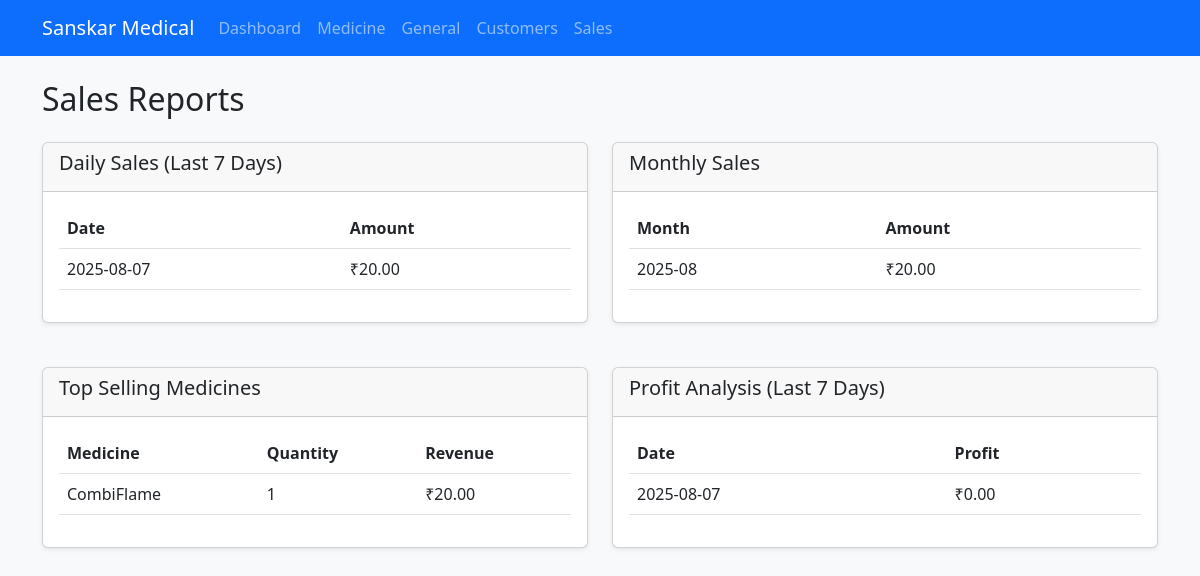
The app's page /reports/sales with its own data.
### tables this page shows
CREATE TABLE medicines (
            id INTEGER PRIMARY KEY AUTOINCREMENT,
            name TEXT NOT NULL,
            batch_number TEXT UNIQUE NOT NULL,
            company TEXT NOT NULL,
            quantity INTEGER NOT NULL,
            price REAL NOT NULL,
            cost_price REAL NOT NULL,
            supplier TEXT,
            expiry_date DATE NOT NULL,
            mfg_date DATE,
            date_added TIMESTAMP DEFAULT CURRENT_TIMESTAMP,
            general BOOL DEFAULT FALSE,
            is_strip BOOL DEFAULT FALSE,          
            units_per_strip INTEGER DEFAULT 1,    
            single_unit_price REAL               
            );

### app.py (the view)
@app.route('/reports/sales')
def sales_reports():
    with get_db_connection() as conn:
        cursor = conn.cursor()
        cursor.execute('''
            SELECT date(date) as day, SUM(total_amount) as total
            FROM sales
            GROUP BY day
            ORDER BY day DESC
            LIMIT 7
        ''')
        daily_sales = cursor.fetchall()
        cursor.execute('''
            SELECT strftime("%Y-%m", date) as month, SUM(total_amount) as total
            FROM sales
            GROUP BY month
            ORDER BY month DESC
        ''')
        monthly_sales = cursor.fetchall()
        cursor.execute('''
            SELECT m.name, SUM(si.quantity) as total_quantity, SUM(si.quantity * si.price) as total_sales
            FROM sale_items si
            JOIN medicines m ON si.medicine_id = m.id
            GROUP BY m.name
            ORDER BY total_quantity DESC
            LIMIT 10
        ''')
        top_medicines = cursor.fetchall()
        cursor.execute('''
            SELECT date(date) as day,
                   SUM((si.price - m.cost_price) * si.quantity) as profit
            FROM sale_items si
            JOIN medicines m ON si.medicine_id = m.id
            JOIN sales s ON si.sale_id = s.id
            GROUP BY day
            ORDER BY day DESC
            LIMIT 7
        ''')
        profit_data = cursor.fetchall()
    return render_template('reports/sales.html',
                         daily_sales=daily_sales,
                         monthly_sales=monthly_sales,
                         top_medicines=top_medicines,
                         profit_data=profit_data)

### database.py (called while the page is built)
@contextmanager
def get_db_connection():
    conn = sqlite3.connect(DATABASE)
    conn.row_factory = sqlite3.Row
    try:
        yield conn
    finally:
        conn.close()

### templates/reports/sales.html
{% extends "base.html" %} {% block content %}
<h2 class="mb-4">Sales Reports</h2>
<div class="row mb-4">
  <div class="col-md-6">
    <div class="card">
      <div class="card-header">
        <h5>Daily Sales (Last 7 Days)</h5>
      </div>
      <div class="card-body">
        {% if daily_sales %}
        <div class="table-responsive">
          <table class="table">
            <thead>
              <tr>
                <th>Date</th>
                <th>Amount</th>
              </tr>
            </thead>
            <tbody>
              {% for sale in daily_sales %}
              <tr>
                <td>{{ sale['day'] }}</td>
                <td>₹{{ "%.2f"|format(sale['total']) }}</td>
              </tr>
              {% endfor %}
            </tbody>
          </table>
        </div>
        {% else %}
        <p class="text-muted">No sales data available.</p>
        {% endif %}
      </div>
    </div>
  </div>
  <div class="col-md-6">
    <div class="card">
      <div class="card-header">
        <h5>Monthly Sales</h5>
      </div>
      <div class="card-body">
        {% if monthly_sales %}
        <div class="table-responsive">
          <table class="table">
            <thead>
              <tr>
                <th>Month</th>
                <th>Amount</th>
              </tr>
            </thead>
            <tbody>
              {% for sale in monthly_sales %}
              <tr>
                <td>{{ sale['month'] }}</td>
                <td>₹{{ "%.2f"|format(sale['total']) }}</td>
              </tr>
              {% endfor %}
            </tbody>
          </table>
        </div>
        {% else %}
        <p class="text-muted">No sales data available.</p>
        {% endif %}
      </div>
    </div>
  </div>
</div>
<div class="row mb-4">
  <div class="col-md-6">
    <div class="card">
      <div class="card-header">
        <h5>Top Selling Medicines</h5>
      </div>
      <div class="card-body">
        {% if top_medicines %}
        <div class="table-responsive">
          <table class="table">
            <thead>
              <tr>
                <th>Medicine</th>
                <th>Quantity</th>
                <th>Revenue</th>
              </tr>
            </thead>
            <tbody>
              {% for med in top_medicines %}
              <tr>
                <td>{{ med['name'] }}</td>
                <td>{{ med['total_quantity'] }}</td>
                <td>₹{{ "%.2f"|format(med['total_sales']) }}</td>
              </tr>
              {% endfor %}
            </tbody>
          </table>
        </div>
        {% else %}
        <p class="text-muted">No sales data available.</p>
        {% endif %}
      </div>
    </div>
  </div>
  <div class="col-md-6">
    <div class="card">
      <div class="card-header">
        <h5>Profit Analysis (Last 7 Days)</h5>
      </div>
      <div class="card-body">
        {% if profit_data %}
        <div class="table-responsive">
          <table class="table">
            <thead>
              <tr>
                <th>Date</th>
                <th>Profit</th>
              </tr>
            </thead>
            <tbody>
              {% for profit in profit_data %}
              <tr>
                <td>{{ profit['day'] }}</td>
                <td>₹{{ "%.2f"|format(profit['profit']) }}</td>
              </tr>
              {% endfor %}
            </tbody>
          </table>
        </div>
        {% else %}
        <p class="text-muted">No profit data available.</p>
        {% endif %}
      </div>
    </div>
  </div>
</div>
{% endblock %}

### static/css/style.css (style rules this page uses)
body { background-color: #f8f9fa; }
.card { box-shadow: 0 0.125rem 0.25rem rgba(0, 0, 0, 0.075); margin-bottom: 20px; }
.table-responsive { overflow-x: auto; }

### records on screen
medicines: name "CombiFlame", total_quantity "1", total_sales "20.00"

### other values on screen
{{ sale['day'] }} "2025-08-07"
{{ "%.2f"|format(sale['total']) }} "20.00"
{{ sale['month'] }} "2025-08"
{{ profit['day'] }} "2025-08-07"
{{ "%.2f"|format(profit['profit']) }} "0.00"
